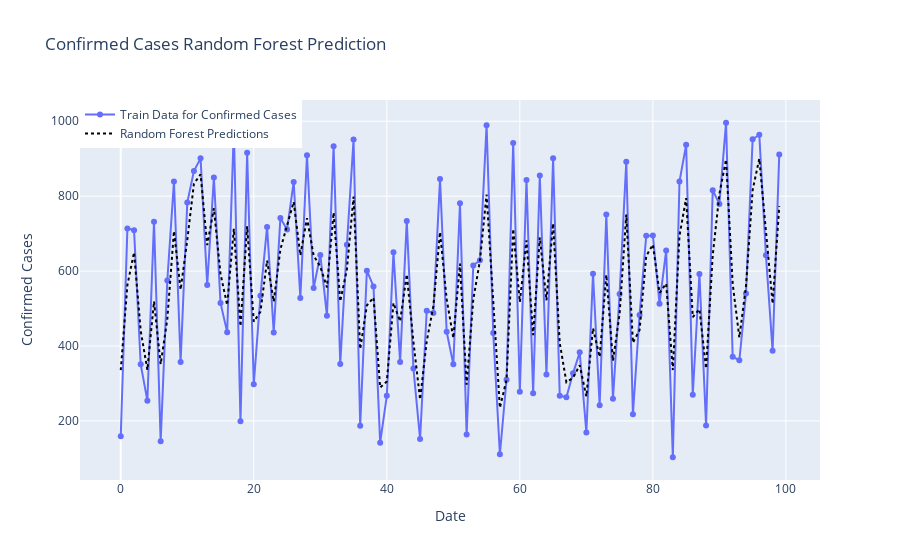

Notebook cell for this chart:
### Code cell
import matplotlib.pyplot as plt
import numpy as np
import pandas as pd
from sklearn.ensemble import RandomForestRegressor  # or RandomForestClassifier if using classification

# Example data (replace with your actual data)
datewise = pd.DataFrame({
    "Days Since": np.arange(100),  # Days since some start date
    "Confirmed": np.random.randint(100, 1000, size=100)  # Replace with actual confirmed cases data
})

# Initialize and train the Random Forest model
random_forest = RandomForestRegressor()  # Use RandomForestClassifier if you're doing classification
X = np.array(datewise["Days Since"]).reshape(-1, 1)
y = datewise["Confirmed"]
random_forest.fit(X, y)

# Predict using the trained Random Forest model
prediction_rf = random_forest.predict(X)

# Plotting Random Forest predictions
plt.figure(figsize=(11, 6))

fig_rf = go.Figure()
fig_rf.add_trace(go.Scatter(x=datewise.index, y=datewise["Confirmed"],
                            mode='lines+markers', name="Train Data for Confirmed Cases"))
fig_rf.add_trace(go.Scatter(x=datewise.index, y=prediction_rf,
                            mode='lines', name="Random Forest Predictions",
                            line=dict(color='black', dash='dot')))
fig_rf.update_layout(title="Confirmed Cases Random Forest Prediction",
                     xaxis_title="Date", yaxis_title="Confirmed Cases", 
                     legend=dict(x=0, y=1, traceorder="normal"))
fig_rf.show()

### Figure 1 — Plotly figure (JSON) as saved in the notebook; plotly's stock layout.template omitted (floating-point values rounded to 4 significant figures)
{"data": [{"mode": "lines+markers", "name": "Train Data for Confirmed Cases", "type": "scatter", "x": [0, 1, 2, 3, 4, 5, 6, 7, 8, 9, 10, 11, 12, 13, 14, 15, 16, 17, 18, 19, 20, 21, 22, 23, 24, 25, 26, 27, 28, 29, 30, 31, 32, 33, 34, 35, 36, 37, 38, 39, 40, 41, 42, 43, 44, 45, 46, 47, 48, 49, 50, 51, 52, 53, 54, 55, 56, 57, 58, 59, 60, 61, 62, 63, 64, 65, 66, 67, 68, 69, 70, 71, 72, 73, 74, 75, 76, 77, 78, 79, 80, 81, 82, 83, 84, 85, 86, 87, 88, 89, 90, 91, 92, 93, 94, 95, 96, 97, 98, 99], "y": [159, 714, 709, 351, 254, 732, 146, 575, 839, 357, 783, 867, 901, 563, 850, 515, 437, 978, 199, 916, 298, 534, 718, 436, 742, 711, 838, 528, 909, 555, 643, 481, 933, 352, 670, 951, 187, 601, 559, 142, 267, 650, 357, 734, 340, 152, 494, 488, 846, 438, 351, 781, 164, 615, 629, 989, 435, 111, 310, 942, 278, 843, 274, 855, 324, 901, 267, 263, 327, 383, 169, 593, 242, 751, 259, 539, 892, 218, 483, 694, 695, 513, 655, 103, 839, 937, 270, 592, 188, 816, 779, 996, 371, 362, 540, 952, 964, 642, 387, 911]}, {"line": {"color": "black", "dash": "dot"}, "mode": "lines", "name": "Random Forest Predictions", "type": "scatter", "x": [0, 1, 2, 3, 4, 5, 6, 7, 8, 9, 10, 11, 12, 13, 14, 15, 16, 17, 18, 19, 20, 21, 22, 23, 24, 25, 26, 27, 28, 29, 30, 31, 32, 33, 34, 35, 36, 37, 38, 39, 40, 41, 42, 43, 44, 45, 46, 47, 48, 49, 50, 51, 52, 53, 54, 55, 56, 57, 58, 59, 60, 61, 62, 63, 64, 65, 66, 67, 68, 69, 70, 71, 72, 73, 74, 75, 76, 77, 78, 79, 80, 81, 82, 83, 84, 85, 86, 87, 88, 89, 90, 91, 92, 93, 94, 95, 96, 97, 98, 99], "y": [335.4, 562.9, 649.9, 440.7, 336.1, 519.0, 351.4, 471.5, 706.9, 550.4, 682.7, 833.2, 858.2, 669.4, 767.6, 592.4, 509.2, 713.0, 452.8, 719.8, 465.0, 491.8, 628.2, 518.6, 658.0, 720.4, 784.9, 642.1, 741.5, 641.6, 611.9, 556.5, 756.4, 519.2, 604.7, 799.0, 391.9, 508.3, 529.4, 289, 304.9, 514.9, 465.8, 591.2, 411.5, 257.1, 412.9, 506.1, 704.0, 524.9, 421.1, 619.9, 296.9, 524.0, 628.1, 804.4, 524.6, 235.0, 310.4, 712.3, 517.4, 682, 429.1, 690.0, 522.1, 727.2, 408.1, 303.0, 315.3, 348.7, 265.3, 447.5, 370.8, 590, 360.3, 486.3, 750.8, 408.5, 442.5, 640.2, 670.9, 541.6, 566.5, 335.8, 694.1, 795.0, 477.0, 498.4, 339.9, 642.3, 805.4, 897.7, 565.6, 422.6, 559.6, 816.6, 900.1, 698.2, 513.0, 773.2]}], "layout": {"legend": {"traceorder": "normal", "x": 0, "y": 1}, "title": {"text": "Confirmed Cases Random Forest Prediction"}, "xaxis": {"title": {"text": "Date"}}, "yaxis": {"title": {"text": "Confirmed Cases"}}}}
